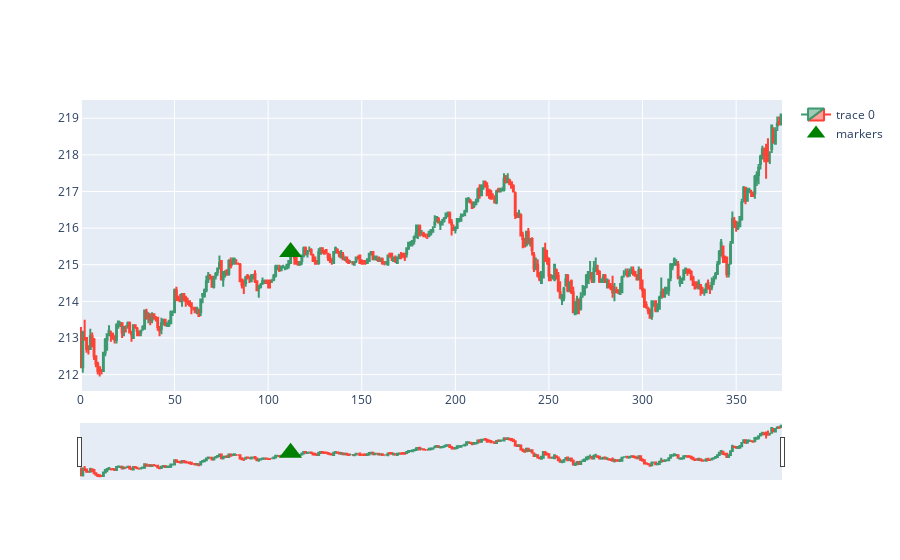

Write notebook code for a chart like this one.
### Code cell
graph(ITC,"ITC")

### Figure 1 — Plotly figure (JSON) as saved in the notebook; plotly's stock layout.template omitted (floating-point values rounded to 4 significant figures; data arrays with more than 128 entries replaced by an {"elided": "..."} marker saying what was removed)
{"data": [{"close": {"elided": "375 float values"}, "high": {"elided": "375 float values"}, "low": {"elided": "375 float values"}, "open": {"elided": "375 float values"}, "type": "candlestick", "x": {"elided": "375 int values"}}, {"marker": {"color": ["green"], "size": 20, "symbol": ["triangle-up"]}, "mode": "markers", "name": "markers", "type": "scatter", "x": [112], "y": [215.3]}], "layout": {}}
